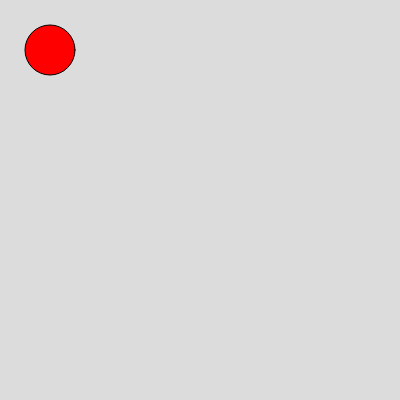
Frame 1 (no input)
Frame 60 (no input): identical to frame 1, image omitted
Frame 120 (the mouse pressed at the canvas centre since frame 60): identical to frame 1, image omitted

The p5.js sketch that drew this single still picture (run headless with seeded random() and noise() and a simulated clock; from frame 60 on, the mouse is pressed at the canvas centre):

// p5.js sketch
// ── sketch.js
var x = 50;
var y = 50;
var dia = 50

function setup() {
  createCanvas(400, 400);
  //print(width);
  //print(height);
}

//keyIsPressed reacts to the up/down/side/side arrows 
function draw() {
  background(220);
  fill(255, 0, 0);
  if (keyIsPressed) {
    if (keyCode == RIGHT_ARROW) {
      x += 3;
      // increments of three
      if (x >= width - dia / 2) x = width - dia / 2;
    } else if (keyCode == LEFT_ARROW) {
      x -= 3;
      if (x <= dia / 2) x = dia / 2;
    } else if (keyCode == DOWN_ARROW) {
      y += 3;
      if (y >= height - dia / 2) y = height - dia / 2;
    } else if (keyCode == UP_ARROW) {
      y -= 3;
      if (y <= dia / 2) y = dia / 2;
    }
  }
  ellipse(x, y, dia, dia);
}
